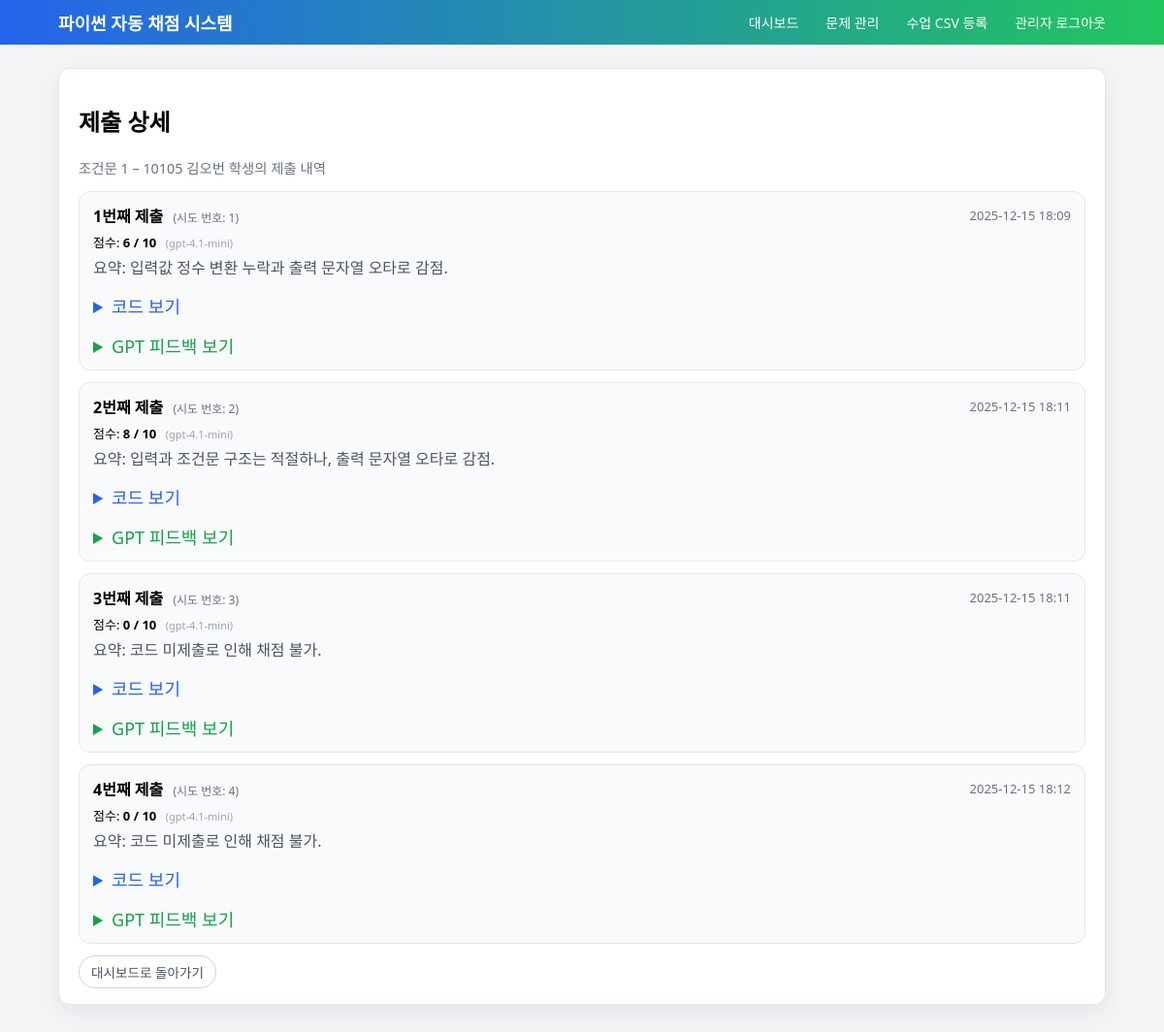
Screenshot of /admin/submissions?student_id=2&problem_id=1 (signed in) with the database file from the repository.
### models.py (models this page shows, shortened)
class Problem(db.Model):
    id = db.Column(db.Integer, primary_key=True)
    title = db.Column(db.String(200), nullable=False)
    description = db.Column(db.Text, nullable=False)
    sample_input = db.Column(db.Text, nullable=True)
    sample_output = db.Column(db.Text, nullable=True)
    answer_code = db.Column(db.Text, nullable=False)
    rubric = db.Column(db.Text, nullable=False)
    is_open = db.Column(db.Boolean, default=False)
    max_score = db.Column(db.Integer, default=10)
    created_at = db.Column(db.DateTime, default=datetime.utcnow)
    updated_at = db.Column(
        db.DateTime, default=datetime.utcnow, onupdate=datetime.utcnow
    )
    submissions = db.relationship("Submission", backref="problem", lazy=True)

class Student(db.Model):
    id = db.Column(db.Integer, primary_key=True)
    grade = db.Column(db.Integer, nullable=False)
    class_no = db.Column(db.Integer, nullable=False)
    student_no = db.Column(db.Integer, nullable=False)
    name = db.Column(db.String(50), nullable=False)
    created_at = db.Column(db.DateTime, default=datetime.utcnow)
    submissions = db.relationship("Submission", backref="student", lazy=True)
    enrollments = db.relationship("Enrollment", backref="student", lazy=True)
    @property
    def student_code(self) -> str:
        return f"{self.grade}{self.class_no:02d}{self.student_no:02d}"

class Submission(db.Model):
    id = db.Column(db.Integer, primary_key=True)
    student_id = db.Column(
        db.Integer, db.ForeignKey("student.id"), nullable=False
    )
    problem_id = db.Column(
        db.Integer, db.ForeignKey("problem.id"), nullable=False
    )
    code = db.Column(db.Text, nullable=False)
    score = db.Column(db.Integer, nullable=True)
    max_score = db.Column(db.Integer, nullable=True)
    feedback = db.Column(db.Text, nullable=True)
    summary = db.Column(db.Text, nullable=True)
    attempt_no = db.Column(db.Integer, nullable=True)        # 몇 번째 시도인지
    gpt_model = db.Column(db.String(100), nullable=True)
    created_at = db.Column(db.DateTime, default=datetime.utcnow)

### app.py (the view)
    @app.route("/admin/submissions")
    @admin_login_required
    def admin_submissions():
        student_id = request.args.get("student_id", type=int)
        problem_id = request.args.get("problem_id", type=int)
        if not student_id or not problem_id:
            flash("student_id와 problem_id가 필요합니다.")
            return redirect(url_for("admin_dashboard"))
        student = Student.query.get_or_404(student_id)
        problem = Problem.query.get_or_404(problem_id)
        subs = (
            Submission.query
            .filter_by(student_id=student.id, problem_id=problem.id)
            .order_by(Submission.attempt_no.asc())
            .all()
        )
        return render_template(
            "admin/submissions.html",
            student=student,
            problem=problem,
            submissions=subs,
        )

### app.py (called while the page is built)
def admin_login_required(f):
    @wraps(f)
    def wrapper(*args, **kwargs):
        if "admin_id" not in session:
            flash("관리자 로그인이 필요합니다.")
            return redirect(url_for("admin_login"))
        return f(*args, **kwargs)
    return wrapper

### templates/admin/submissions.html (shortened to what this page needs)
{% extends "base.html" %}
{% block content %}
<div class="card">
  <h2>제출 상세</h2>
  <p class="text-muted">
    {{ problem.title }} – {{ student.student_code }} {{ student.name }} 학생의 제출 내역
  </p>
  {% if submissions|length == 0 %}
    <p>아직 제출 내역이 없습니다.</p>
  {% else %}
    {% for sub in submissions %}
      <div style="border:1px solid #e5e7eb; border-radius:12px; padding:12px 14px; margin-bottom:12px; background:#f9fafb;">
        <div style="display:flex; justify-content:space-between; align-items:center; margin-bottom:6px;">
          <div>
            <strong>{{ loop.index }}번째 제출</strong>
            <span style="font-size:12px; color:#6b7280; margin-left:6px;">
              (시도 번호: {{ sub.attempt_no or '-' }})
            </span>
          </div>
          <div style="font-size:13px; color:#6b7280;">
            {{ sub.created_at|kst }}
          </div>
        </div>
        <div style="font-size:13px; margin-bottom:4px;">
          점수:
          {% if sub.score is not none %}
            <strong>{{ sub.score }} / {{ sub.max_score }}</strong>
          {% else %}
            -
          {% endif %}
          {% if sub.gpt_model %}
            <span style="font-size:11px; color:#9ca3af; margin-left:6px;">
              ({{ sub.gpt_model }})
            </span>
          {% endif %}
        </div>
        {% if sub.summary %}
          <div style="font-size:16px; margin-bottom:6px; color:#4b5563;">
            요약: {{ sub.summary }}
          </div>
        {% endif %}
        <details style="margin-top:15px;">
          <summary style="cursor:pointer; font-size:18px; color:#2563eb;">
            코드 보기
          </summary>
        </details>
        <details style="margin-top:15px;">
          <summary style="cursor:pointer; font-size:18px; color:#16a34a;">
            GPT 피드백 보기
          </summary>
        </details>
      </div>
    {% endfor %}
  {% endif %}
  <a href="{{ url_for('admin_dashboard') }}" class="btn btn-secondary">
    대시보드로 돌아가기
  </a>
</div>
{% endblock %}

### static/css/main.css (style rules this page uses)
body { font-family: system-ui, -apple-system, BlinkMacSystemFont, sans-serif; margin: 0; background: #f3f4f6; }
.card { background: #fff; border-radius: 12px; padding: 16px 20px; box-shadow: 0 10px 30px rgba(15, 23, 42, 0.08); margin-bottom: 16px; }
.btn { display: inline-block; padding: 8px 14px; border-radius: 999px; border: none; background: #2563eb; color: #fff; text-decoration: none; font-size: 0.9rem; cursor: pointer; }
.btn-secondary { background: #6b7280; }
.text-muted { color: #6b7280; font-size: 0.9rem; }
body { margin: 0; font-family: system-ui, -apple-system, BlinkMacSystemFont, "Segoe UI", sans-serif; background: #f3f4f6; }
.card { background: white; border-radius: 16px; padding: 20px 24px; box-shadow: 0 15px 35px rgba(15, 23, 42, 0.08); }
.btn { display: inline-block; border-radius: 999px; border: none; background: #2563eb; color: white; padding: 8px 16px; font-size: 14px; cursor: pointer; text-decoration: none; }
.btn-secondary { background: #4b5563; }
.card { background: #ffffff; border-radius: 12px; padding: 16px 20px; box-shadow: 0 8px 20px rgba(15, 23, 42, 0.06); border: 1px solid #e5e7eb; }
.btn-secondary { display: inline-flex; align-items: center; gap: 4px; padding: 6px 12px; border-radius: 999px; border: 1px solid #d1d5db; background: #ffffff; color: #4b5563; font-size: 0.85rem; text-decoration: none; box-shadow: none; cursor: pointer; transition: background-color 0.15s ease, border-color 0.15s ease, color 0.15s ease, transform 0.05s ease; }

### rows the page displays
Problem: title "조건문 1"
Student: student_code "10105", name "김오번"
Submission: attempt_no "1", created_at|kst "2025-12-15 18:09", score "6", max_score "10", gpt_model "gpt-4.1-mini", summary "입력값 정수 변환 누락과 출력 문자열 오타로 감점."
Submission: attempt_no "2", created_at|kst "2025-12-15 18:11", score "8", max_score "10", gpt_model "gpt-4.1-mini", summary "입력과 조건문 구조는 적절하나, 출력 문자열 오타로 감점."
Submission: attempt_no "3", created_at|kst "2025-12-15 18:11", score "0", max_score "10", gpt_model "gpt-4.1-mini", summary "코드 미제출로 인해 채점 불가."
Submission: attempt_no "4", created_at|kst "2025-12-15 18:12", score "0", max_score "10", gpt_model "gpt-4.1-mini", summary "코드 미제출로 인해 채점 불가."
